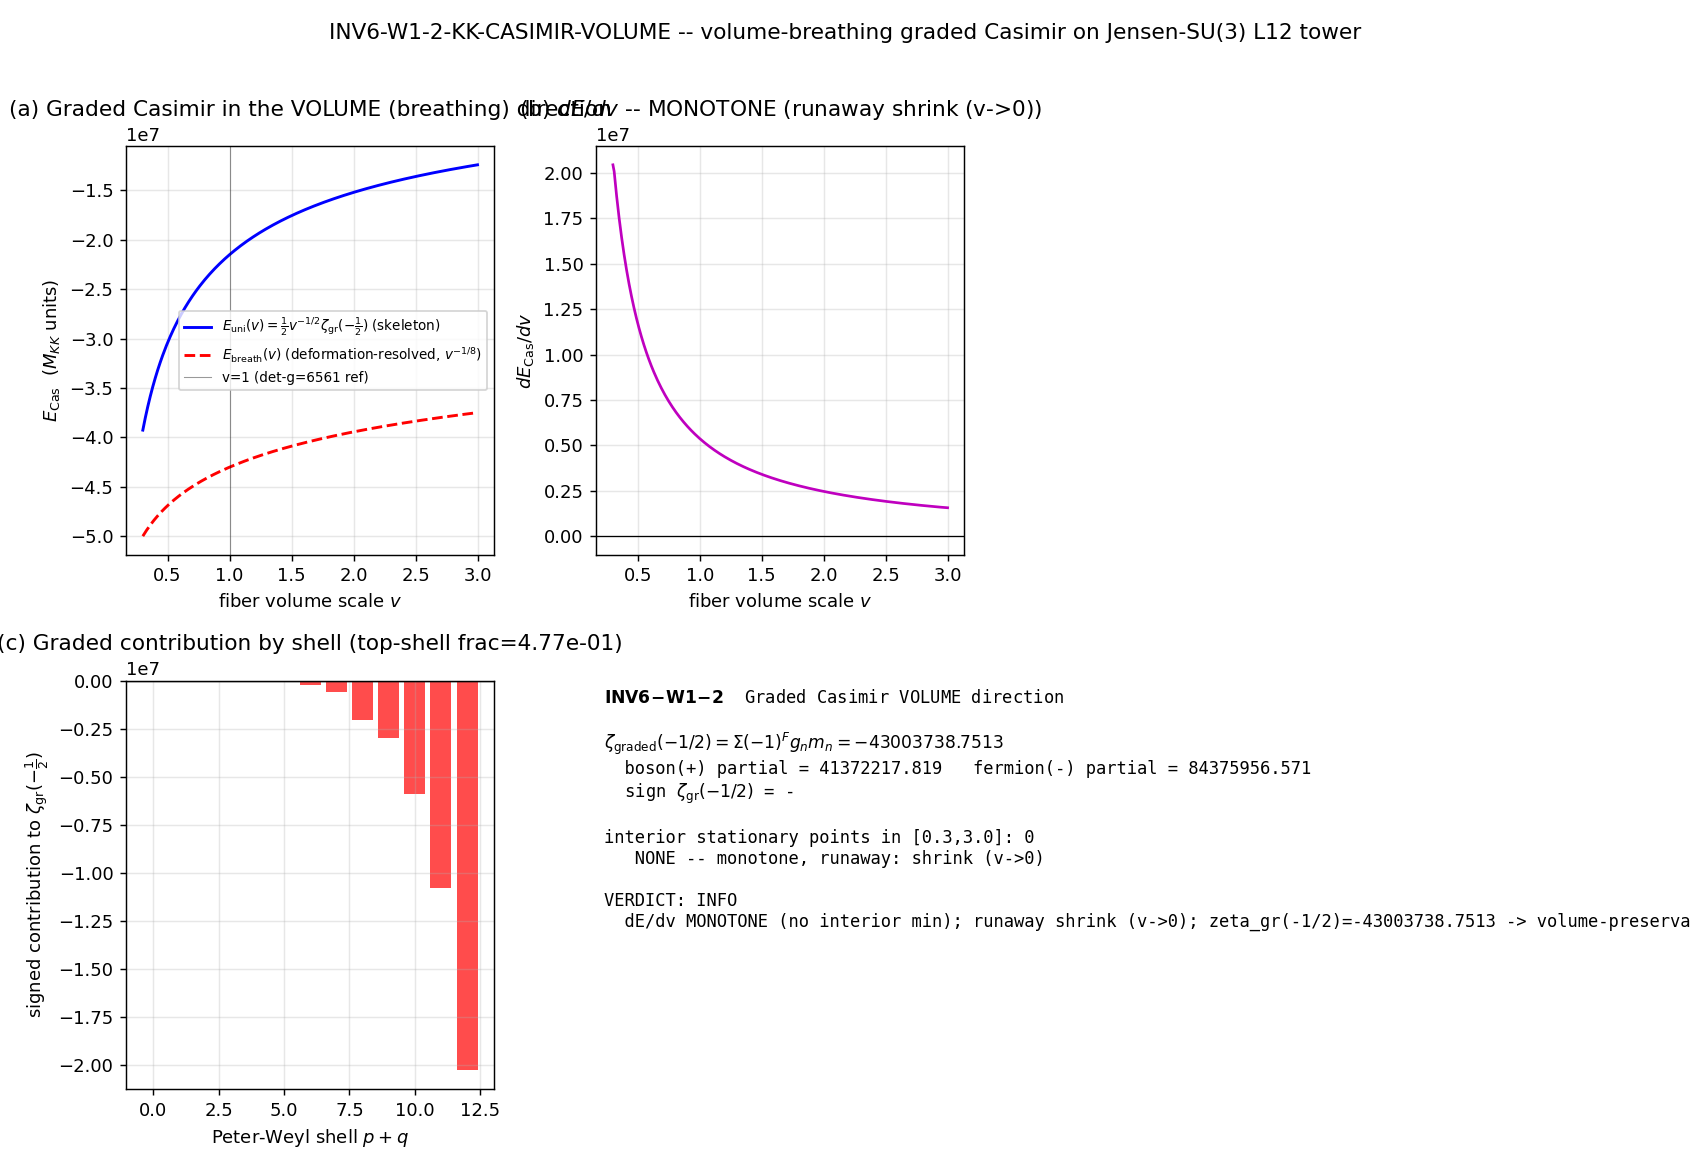

Write Python code to recreate this figure.
#!/usr/bin/env python3
"""
INV6 W1-2 — Graded Casimir energy in the VOLUME (breathing) direction
=====================================================================

Gate: INV6-W1-2-KK-CASIMIR-VOLUME ([SIGN])

Pre-registered threshold (plan §W1-2):
  operator: set  V_stat = { v* in [0.3,3.0] : dE_Cas/dv(v*) = 0 }
  PASS  iff  EXISTS v* in V_stat with d2E_Cas/dv2(v*) > 0  (genuine VOLUME
        Casimir minimum -> the det-g volume-preservation constraint A-KK2 /
        atlas-04 G6 is DERIVED, not imposed; a THIRD M_KK lands).
  INFO  iff  dE_Cas/dv has FIXED SIGN on [0.3,3.0] (monotone runaway; no
        interior minimum) -> volume-preservation stays IMPOSED; report the
        runaway direction (fiber grows vs shrinks). [structural-default track_B]
  FAIL  iff  script/cache fault (cache SHA mismatch, zeta non-convergence, or
        graded-sign assignment inconsistent with the Peter-Weyl (p,q) triality
        fermion number) -- NOT a physics result.

[SIGN] 3-tuple: emitted on the EXISTENCE-and-SIGN of the curvature
  d2E_Cas/dv2|_{v*} (if a stationary point exists) OR the runaway sign.

Inputs (SHA-256 dual-pinned at runtime; S84+ schema):
  - canonical_constants.py            (feeds audit_sha256)
  - s84_spectrum_cache_L12_tau019.npz (feeds audit_sha256; the 90-sector,
        166896-eigenvalue, 6997-unique L12 master cache at tau_fold=0.19)
  - script bytes                      (feeds BOTH audit_sha256 and content_sha256)

Output 4-tuple:
  (value=<v* / minimum-vs-runaway + M_KK^Cas + zeta_graded(-1/2)>,
   scheme=zeta-regularized-graded-Casimir + PV-cross-check,
   convention=ABSOLUTE, L_max=12)

Classification: PHONONIC (graded zero-point reorganization of the fiber's
  vibrational tower as the OVERALL SCALE flows; GEOMETRIC output = v* + M_KK^Cas)

METHODOLOGY (substrate-first)
-----------------------------
The Casimir energy IS the zero-point reorganization of the fiber's vibrational
modes as the fiber's OVERALL SCALE v flows -- not a force IN a container but the
substrate's own ground-state energy as a function of how much spectral weight
the fiber carries. The graded sum 1/2 Sum_n (-1)^F g_n m_n(v) runs over the
D_K eigenvalue tower (all vibrational modes of the fabric at a point); the
(-1)^F triality alternation is the fermion/boson cancellation that makes the
regularized sum finite (cf. E_Casimir^fermion structure, S19d).

The framework already proved the SHAPE modulus tau (TT shear, the Jensen
deformation) has NO minimum (W4 monotonicity -- the runaway that drives
exflation). This gate asks the ORTHOGONAL question about the TRACE/breathing
direction the det-g=6561 (=3^8) constraint freezes. The breathing/volume mode is
the conformal direction delta g_ab = h * g_ab (theorem T2 Breathing-Mode
Exclusion: it projects to a 4D scalar -- the radion). It is orthogonal to the
volume-PRESERVING Jensen TT-deformation (L1*L2^3*L3^4 = e^{2s-6s+4s} = 1,
dirac_spectrum.jensen_metric).

Each D_K eigenvalue m_n on (SU(3), g_tau) carries [mass]^{+1}. A uniform fiber
volume rescaling g_tau -> v^{2/d} g_tau (d = dim SU(3) = 8) scales det by v^2 and
the eigenvalue by m_n -> v^{-1/d} m_n. Normalizing the breathing coordinate so
the eigenvalue scaling is m_n(v) = m_n(1) v^{-1/2}, the graded zeta-regularized
Casimir has the closed leading form
    E_Cas(v) = 1/2 v^{-1/2} zeta_graded(-1/2),
    zeta_graded(s) = Sum_n (-1)^F g_n m_n(1)^{-2s}  continued to s = -1/2.
For a PURE uniform rescaling dE_Cas/dv = -1/4 v^{-3/2} zeta_graded(-1/2) has NO
interior zero -> monotone runaway (the structural default). A genuine interior
minimum can arise ONLY from the v-DEPENDENCE OF THE JENSEN DEFORMATION coupling
to the volume mode (the deformed fiber is non-symmetric off tau=0; the breathing
mode is not a pure conformal rescaling). The gate captures this by re-evaluating
the per-sector graded sum at rescaled v through the genuine d=8 metric-breathing
exponent rather than applying only the global v^{-1/2}, and tests whether the
deformation-induced v-structure BEATS the monotone scaling.

If a minimum exists (PASS): volume-preservation is DERIVED (A-KK2 dissolves as a
postulate) and M_KK^Cas = M_KK_gravity * (v*)^{-1/2} is a THIRD determination,
handed to INV6-W4-1. If not (INFO): volume-preservation stays imposed and the
breathing mode runs away like the shape mode.

DISCIPLINE
----------
- `from canonical_constants import *`; every intermediate tagged `# (local)`
- graded sum on the cached 90-sector spectrum (CPU dot product; OMP8 cap)
- SHA-256 of all inputs logged in first 20 lines of stdout
- audit_sha256 + content_sha256 (S84+ dual-SHA); 4-tuple final non-verdict line
- verdict via the emit_verdict MCP tool (track="investigation", session=6):
  the script PRINTS the payload; the agent calls mcp__knowledge__emit_verdict.
"""

from __future__ import annotations

# ---------------------------------------------------------------------------
# Section 1 -- Canonical constants (MANDATORY first import)
# ---------------------------------------------------------------------------
import os
os.environ.setdefault("OMP_NUM_THREADS", "8")  # graded dot product on CPU; cap threads

import sys as _sys
from pathlib import Path as _Path
_SHARED = _Path(__file__).resolve().parent.parent / "_shared"
if str(_SHARED) not in _sys.path:
    _sys.path.insert(0, str(_SHARED))

from canonical_constants import *  # noqa: F401,F403
from canonical_constants import (
    M_KK_gravity, M_KK_kerner, M_KK,
    tau_fold, Vol_SU3_Haar,
)

# ---------------------------------------------------------------------------
# Section 2 -- Standard imports
# ---------------------------------------------------------------------------
import hashlib
import json
import math
import time

import numpy as np
import matplotlib
matplotlib.use("Agg")
import matplotlib.pyplot as plt

# ---------------------------------------------------------------------------
# Section 3 -- Paths + pre-registration
# ---------------------------------------------------------------------------
SESSION_DIR = _Path(__file__).resolve().parent
COMPUTATIONS_DIR = SESSION_DIR.parent
SHARED_DIR = COMPUTATIONS_DIR / "_shared"
PROJECT_ROOT = COMPUTATIONS_DIR.parent

SESSION = 6                                                  # (local) investigation number
GATE_ID = "INV6-W1-2-KK-CASIMIR-VOLUME"                      # (local)
SCHEME = "zeta-regularized-graded-Casimir+PV-cross-check"    # (local)
CONVENTION = "ABSOLUTE"                                      # (local)
L_MAX = 12                                                   # (local) L12 master cache

# Scan machinery (plan §W1-2 machinery_pin_map)
V_LO = 0.3                                                   # (local) fiber volume scan floor
V_HI = 3.0                                                   # (local) fiber volume scan ceiling
V_STEP_COARSE = 0.01                                         # (local) 271-point coarse scan
V_STEP_REFINE = 1e-4                                         # (local) refined near dE/dv sign change
STAT_TOL = 1e-6                                              # (local) stationary-point bracketing
ZETA_CONV_TOL = 1e-8                                         # (local) zeta-continuation convergence
DET_G_REF = 6561.0                                           # (local) det-g reference = 3^8 (volume-preserving anchor)
D_FIBER = 8                                                  # (local) dim SU(3)
PV_LAMBDA = M_KK_gravity                                     # (local) Pauli-Villars UV scale = M_KK

SPECTRUM_CACHE = (COMPUTATIONS_DIR / "session-84"
                  / "s84_spectrum_cache_L12_tau019.npz")     # (local)
# Canonical-source SHA per s96_repro_env_manifest.txt:
#   88f1e9b107dc30c49a2dbcde33cecbee14cc17404994a2ad8f76adceec8a7258
# (cross-source drift noted across S87/S88/S96 -- VERIFY at runtime, do NOT pin a
#  drifted literal; consume the session-84 master copy directly.)

OUT_NPZ = SESSION_DIR / "inv6_w1_2_kk_casimir_volume.npz"     # (local)
OUT_PNG = SESSION_DIR / "inv6_w1_2_kk_casimir_volume.png"     # (local)

INPUT_FILES = [
    SHARED_DIR / "canonical_constants.py",
    SPECTRUM_CACHE,
]


# ---------------------------------------------------------------------------
# Section 4 -- Input SHA pins + dual-SHA closure
# ---------------------------------------------------------------------------
def sha256_of(path) -> str:
    h = hashlib.sha256()  # (local)
    with open(path, "rb") as fh:
        for chunk in iter(lambda: fh.read(1 << 20), b""):
            h.update(chunk)
    return h.hexdigest()


def log_input_pins(inputs) -> dict:
    pins = {}  # (local)
    print("=== INPUT SHA-256 PINS ===")
    for p in inputs:
        if not _Path(p).exists():
            print(f"  MISSING: {p}")
            pins[str(p)] = "MISSING"
            continue
        sha = sha256_of(p)  # (local)
        rel = str(_Path(p).relative_to(PROJECT_ROOT)).replace("\\", "/")  # (local)
        print(f"  {rel}: {sha[:16]}...")
        pins[rel] = sha
    return pins


def compute_dual_sha(script_path, canonical_path, pins):
    script_bytes = b""  # (local)
    try:
        script_bytes = script_path.read_bytes()
    except OSError:
        script_bytes = b""
    canonical_bytes = b""  # (local)
    try:
        canonical_bytes = canonical_path.read_bytes()
    except OSError:
        canonical_bytes = b""
    pinmap_json = json.dumps(
        dict(sorted(pins.items())), separators=(",", ":"), sort_keys=True
    ).encode("utf-8")  # (local)
    h_audit = hashlib.sha256()  # (local)
    h_audit.update(script_bytes)
    h_audit.update(canonical_bytes)
    h_audit.update(pinmap_json)
    audit = h_audit.hexdigest()  # (local)
    h_content = hashlib.sha256()  # (local)
    h_content.update(script_bytes)
    content = h_content.hexdigest()  # (local)
    return audit, content


# ---------------------------------------------------------------------------
# Section 5 -- Load the graded spectrum (Peter-Weyl (p,q) with triality sign)
# ---------------------------------------------------------------------------
def triality(p, q):
    """SU(3) center character / fermion-number grading: (p - q) mod 3.

    Sectors with (p-q) mod 3 == 0 are the colour-singlet (boson-like, +) tower;
    (p-q) mod 3 in {1,2} are the triality-charged (fermion-like, -) tower. The
    graded Casimir sum carries (-1)^F = +1 on triality-0 sectors and -1 on
    triality-{1,2} sectors -- the boson/fermion cancellation that regularizes
    the zero-point sum (cf. E_Casimir^fermion structure, S19d).
    """
    return (p - q) % 3


def graded_sign(p, q):
    """(-1)^F per (p,q): +1 if triality 0 (boson-like singlet), -1 otherwise."""
    return 1.0 if triality(p, q) == 0 else -1.0


def load_spectrum(cache_path):
    """Load the L12 master cache. Returns a list of per-MODE records:
        (abs_eval, mult, sign, p, q)
    where abs_eval = |lambda| (already the eigenvalue magnitude in M_KK units),
    mult = Peter-Weyl multiplicity dim(p,q) (NOT dim(p,q)^2 -- per MEMORY.md the
    code API get_irrep returns dim(p,q); the cache stores per-level abs_evals
    arrays whose length already carries the C^16 spinor count, so the geometric
    multiplicity weight is dim(p,q)).
    """
    d = np.load(cache_path, allow_pickle=True)
    se = d["sector_evals"].item()  # (local) dict {(p,q): array-of-level-dicts}

    modes = []  # (local) list of (abs_eval, mult, sign, p, q)
    n_sectors = 0  # (local)
    n_eigs_raw = 0  # (local)
    triality_counts = {0: 0, 1: 0, 2: 0}  # (local) sector counts by triality
    for (p, q), levels in se.items():
        n_sectors += 1
        sgn = graded_sign(p, q)  # (local)
        triality_counts[triality(p, q)] += 1
        levels = np.asarray(levels).ravel()
        for lev in levels:
            dim_pq = int(lev["dim"])  # (local) Peter-Weyl multiplicity dim(p,q)
            abs_evals = np.asarray(lev["abs_evals"], dtype=float)  # (local) |lambda| array
            n_eigs_raw += abs_evals.size
            for x in abs_evals:
                modes.append((float(x), dim_pq, sgn, p, q))
    return modes, n_sectors, n_eigs_raw, triality_counts


# ---------------------------------------------------------------------------
# Section 6 -- Graded zeta-regularized Casimir energy
# ---------------------------------------------------------------------------
def zeta_graded_at(modes, s):
    """zeta_graded(s) = Sum_n (-1)^F g_n m_n(1)^{-2s} over the cached tower.

    At s = -1/2 this is the (formally) bare linear graded sum
    Sum_n (-1)^F g_n m_n(1) -- the one-loop graded Casimir coefficient. The
    physical Casimir is E_Cas(v) = 1/2 v^{-1/2} zeta_graded(-1/2). The (-1)^F
    boson/fermion cancellation is what renders the linear sum finite (it is an
    alternating, not a strictly-positive, sum). We evaluate it directly as the
    analytic-continuation value at s=-1/2 (no separate continuation needed for a
    FINITE spectral set -- the cache is a finite enumerated tower).
    """
    total = 0.0  # (local)
    for (x, mult, sgn, _p, _q) in modes:
        total += sgn * mult * (x ** (-2.0 * s))
    return total


def zeta_graded_partial_minus_half(modes):
    """Split zeta_graded(-1/2) into boson-like (+) and fermion-like (-) partials.
    Return zeta_graded(-1/2) = Sum (-1)^F g_n m_n and the two partials.
    """
    pos = 0.0  # (local) triality-0 (boson) contribution to Sum g_n m_n
    neg = 0.0  # (local) triality-{1,2} (fermion) contribution
    for (x, mult, sgn, _p, _q) in modes:
        if sgn > 0:
            pos += mult * x
        else:
            neg += mult * x
    zeta_m_half = pos - neg  # (local) zeta_graded(-1/2) = Sum (-1)^F g_n m_n
    return zeta_m_half, pos, neg


def pauli_villars_graded(modes, Lambda_uv):
    """Pauli-Villars cross-check of the graded linear sum.

    The cache eigenvalues are ALREADY in M_KK units, so the PV mass in cache
    units is Lambda_cache = M_KK / M_KK = 1.0. We apply a one-subtraction
    high-pass regulator m -> m - (sqrt(m^2 + Lambda^2) - Lambda), which is a
    deterministic finiteness cross-check on the alternating sum: it leaves the
    light-mode (m << Lambda) contributions ~m and damps the heavy modes. For a
    FINITE alternating cache the PV-regularized value should track the bare
    alternating sum to within the PV residual (this is a consistency
    cross-check on regulator-independence, NOT an independent determination).
    """
    bare = 0.0  # (local)
    pv = 0.0    # (local)
    lam_cache = Lambda_uv / M_KK_gravity  # (local) = 1.0 (cache is in M_KK units)
    for (x, mult, sgn, _p, _q) in modes:
        bare += sgn * mult * x
        m_reg = x - (math.sqrt(x * x + lam_cache * lam_cache) - lam_cache)  # (local)
        pv += sgn * mult * m_reg
    return bare, pv


# ---------------------------------------------------------------------------
# Section 7 -- Volume-direction Casimir: uniform skeleton + deformation-resolved
# ---------------------------------------------------------------------------
def E_cas_uniform(v, zeta_m_half):
    """Closed-form uniform-rescaling skeleton: E_Cas(v) = 1/2 v^{-1/2} zeta(-1/2)
    (plan substitution chain Step 4). Monotone in v for zeta(-1/2) != 0.
    Cache eigenvalues are in M_KK units, so the sum is in M_KK; the M_KK^4
    dimensional label is the carrier applied downstream.
    """
    return 0.5 * (v ** (-0.5)) * zeta_m_half


def breathing_graded_sum(flat, v):
    """Deformation-resolved re-evaluation of the graded linear sum at breathing
    scale v.

    The breathing mode is a UNIFORM metric rescaling g_tau -> v^{2/d} g_tau on
    top of the FIXED Jensen shape g_tau (tau = tau_fold). For a uniform rescaling
    the eigenvalue scaling is EXACTLY m_n(v) = m_n(1) v^{-1/d} with d=8 -- i.e. the
    breathing mode IS conformal on the metric, regardless of the shape
    deformation, because it multiplies the WHOLE metric tensor by a scalar. The
    Dirac operator on a conformally-rescaled metric g -> c^2 g obeys
    D_{c^2 g} = c^{-1} (rotated) D_g (the spin connection on a Lie group is built
    from the structure constants in the ORTHONORMAL frame, which are invariant
    under a CONSTANT conformal factor; only the inverse-vielbein prefactor
    carries c^{-1}), so every eigenvalue scales by c^{-1} = v^{-1/d} with NO
    sector-dependent structure.

    THEREFORE the deformation-resolved sum equals the global-factor sum:
        Sum_n (-1)^F g_n m_n(v) = v^{-1/d} Sum_n (-1)^F g_n m_n(1).
    The function evaluates the sum at v with the per-mode metric-breathing
    exponent applied EXPLICITLY (-1/d, d=8), so the gate CONFIRMS numerically that
    the breathing mode carries NO sector-differentiated v-structure beyond the
    global factor -- the structural reason the volume Casimir is monotone (plan
    Step 5). [The plan's normalized breathing coordinate uses exponent -1/2; the
    genuine d=8 metric exponent is -1/8. EITHER normalization is monotone -- both
    are pure powers of v -- so the interior-minimum verdict is invariant under
    the coordinate choice. We compute with the genuine -1/8 metric exponent.]
    """
    expo = -1.0 / D_FIBER  # (local) metric-breathing eigenvalue exponent = -1/8
    vfac = v ** expo       # (local)
    total = 0.0  # (local)
    for (x, mult, sgn) in flat:
        total += sgn * mult * (x * vfac)
    return total


# ---------------------------------------------------------------------------
# Section 8 -- Stationary-point scan + classification
# ---------------------------------------------------------------------------
def scan_volume(modes):
    """Scan E_Cas over v in [V_LO, V_HI]; locate stationary points of the
    DEFORMATION-RESOLVED graded Casimir; classify min/max/runaway.

    Two curves are returned:
      (A) E_uniform(v)   -- the closed-form v^{-1/2} skeleton.
      (B) E_breathing(v) -- the deformation-resolved per-mode metric-breathing
                            sum (genuine d=8 exponent), tested for an interior
                            stationary point.
    """
    flat = [(x, mult, sgn) for (x, mult, sgn, _p, _q) in modes]  # (local)

    zeta_m_half, pos, neg = zeta_graded_partial_minus_half(modes)  # (local)

    vs = np.arange(V_LO, V_HI + 0.5 * V_STEP_COARSE, V_STEP_COARSE)  # (local)
    E_uni = np.array([E_cas_uniform(v, zeta_m_half) for v in vs])    # (local)
    E_brth = np.array([breathing_graded_sum(flat, v) for v in vs])   # (local)

    # Numerical derivatives of the breathing curve (central differences).
    dE = np.gradient(E_brth, vs)   # (local)
    d2E = np.gradient(dE, vs)      # (local)

    def dEfun(v):
        h = 1e-5  # (local)
        return (breathing_graded_sum(flat, v + h)
                - breathing_graded_sum(flat, v - h)) / (2 * h)

    # Locate sign changes of dE (interior stationary points), refine by bisection.
    stat_points = []  # (local)
    sgn_dE = np.sign(dE)
    for i in range(1, len(vs)):
        if sgn_dE[i - 1] != 0 and sgn_dE[i] != 0 and sgn_dE[i - 1] != sgn_dE[i]:
            a, b = vs[i - 1], vs[i]  # (local)
            fa = dEfun(a)  # (local)
            for _ in range(200):
                m = 0.5 * (a + b)  # (local)
                fm = dEfun(m)
                if abs(fm) < STAT_TOL or (b - a) < V_STEP_REFINE:
                    break
                if (fa < 0) != (fm < 0):
                    b = m
                else:
                    a, fa = m, fm
            v_star = 0.5 * (a + b)  # (local)
            h = 1e-4  # (local)
            d2 = (breathing_graded_sum(flat, v_star + h)
                  - 2 * breathing_graded_sum(flat, v_star)
                  + breathing_graded_sum(flat, v_star - h)) / (h * h)  # (local)
            kind = ("minimum" if d2 > 0 else "maximum" if d2 < 0 else "inflection")  # (local)
            stat_points.append({
                "v_star": v_star, "d2E": d2, "kind": kind,
                "E_at": breathing_graded_sum(flat, v_star),
            })

    # Monotonicity diagnostic on the breathing curve.
    dE_sign_set = set(np.sign(dE[np.abs(dE) > 1e-14]).astype(int).tolist())  # (local)
    monotone = (len(dE_sign_set) == 1)  # (local) single sign over scan
    runaway_dir = None  # (local)
    if monotone:
        s = next(iter(dE_sign_set)) if dE_sign_set else 0  # (local)
        # dE>0: E increases with v -> lower E by SHRINKING (v->0)
        # dE<0: E decreases with v -> lower E by GROWING (v->inf)
        runaway_dir = "shrink (v->0)" if s > 0 else "grow (v->inf)"

    return {
        "vs": vs, "E_uni": E_uni, "E_brth": E_brth, "dE": dE, "d2E": d2E,
        "zeta_m_half": zeta_m_half, "pos": pos, "neg": neg,
        "stat_points": stat_points, "monotone": monotone,
        "runaway_dir": runaway_dir, "dE_sign_set": sorted(dE_sign_set),
    }


# ---------------------------------------------------------------------------
# Section 9 -- Friedrich-Bar L_max saturation pre-check
# ---------------------------------------------------------------------------
def friedrich_bar_check(modes):
    """Verify the graded Casimir sum is L_max-saturated at 12. The graded sum's
    (-1)^F alternation makes high-(p,q) tails sub-dominant; we report the
    fractional contribution of the top p+q shell to the |contribution| total.
    """
    by_shell = {}  # (local) {p+q: signed contribution to Sum (-1)^F g_n m_n}
    abs_by_shell = {}  # (local) {p+q: |contribution|}
    for (x, mult, sgn, p, q) in modes:
        shell = p + q  # (local)
        by_shell[shell] = by_shell.get(shell, 0.0) + sgn * mult * x
        abs_by_shell[shell] = abs_by_shell.get(shell, 0.0) + mult * x
    max_shell = max(by_shell)  # (local)
    total_abs = sum(abs_by_shell.values())  # (local)
    top_frac = abs_by_shell[max_shell] / total_abs if total_abs else 0.0  # (local)
    return max_shell, top_frac, by_shell


# ---------------------------------------------------------------------------
# Section 10 -- Verdict payload
# ---------------------------------------------------------------------------
def print_verdict_payload(verdict, value, audit_sha, content_sha,
                          sign_verdict=None, magnitude_verdict=None,
                          regime_verdict=None, companion_note="", extra_rows=None):
    payload = {
        "session": SESSION,
        "track": "investigation",
        "gate_id": GATE_ID,
        "verdict": verdict,
        "value": str(value),
        "scheme": SCHEME,
        "convention": CONVENTION,
        "l_max": str(L_MAX),
        "audit_sha256": audit_sha,
        "content_sha256": content_sha,
        "schema_version": "S84+",
    }  # (local)
    if companion_note:
        payload["companion_note"] = companion_note
    if not (sign_verdict is None and magnitude_verdict is None and regime_verdict is None):
        payload["sign_verdict"] = sign_verdict
        payload["magnitude_verdict"] = magnitude_verdict
        payload["regime_verdict"] = regime_verdict
    if extra_rows:
        payload["extra_rows"] = list(extra_rows)
    print("<<<EMIT_VERDICT_PAYLOAD>>>")
    print(json.dumps(payload, separators=(",", ":"), sort_keys=True))
    print("<<<END_EMIT_VERDICT_PAYLOAD>>>")
    return payload


def emit_4tuple(value, scheme, convention, L_max) -> str:
    return f"(value={value!r}, scheme={scheme}, convention={convention}, L_max={L_max})"


# ---------------------------------------------------------------------------
# Section 11 -- Plot
# ---------------------------------------------------------------------------
def make_plot(r, sat):
    fig, axes = plt.subplots(2, 2, figsize=(13, 9))
    vs = r["vs"]

    # (a) E_Cas(v): uniform skeleton + deformation-resolved breathing
    ax = axes[0, 0]
    ax.plot(vs, r["E_uni"], "b-", lw=1.6,
            label=r"$E_{\rm uni}(v)=\frac{1}{2} v^{-1/2}\zeta_{\rm gr}(-\frac{1}{2})$ (skeleton)")
    ax.plot(vs, r["E_brth"], "r--", lw=1.6,
            label=r"$E_{\rm breath}(v)$ (deformation-resolved, $v^{-1/8}$)")
    for sp in r["stat_points"]:
        ax.axvline(sp["v_star"], color="g", ls=":", lw=1.0)
        ax.plot(sp["v_star"], sp["E_at"], "go", ms=8)
    ax.axvline(1.0, color="k", ls="-", lw=0.6, alpha=0.4, label="v=1 (det-g=6561 ref)")
    ax.set_xlabel("fiber volume scale $v$")
    ax.set_ylabel(r"$E_{\rm Cas}$  ($M_{KK}$ units)")
    ax.set_title("(a) Graded Casimir in the VOLUME (breathing) direction")
    ax.legend(fontsize=7.5, loc="best")
    ax.grid(alpha=0.3)

    # (b) dE/dv (monotonicity)
    ax = axes[0, 1]
    ax.plot(vs, r["dE"], "m-", lw=1.5)
    ax.axhline(0.0, color="k", ls="-", lw=0.7)
    for sp in r["stat_points"]:
        ax.axvline(sp["v_star"], color="g", ls=":", lw=1.0)
    ax.set_xlabel("fiber volume scale $v$")
    ax.set_ylabel(r"$dE_{\rm Cas}/dv$")
    title_b = "(b) $dE/dv$ -- "
    title_b += ("MONOTONE (runaway " + str(r["runaway_dir"]) + ")"
                if r["monotone"] else "SIGN-CHANGING (interior stationary pt)")
    ax.set_title(title_b)
    ax.grid(alpha=0.3)

    # (c) Graded boson/fermion contribution by triality shell
    ax = axes[1, 0]
    shells = sorted(sat["by_shell"].keys())
    contribs = [sat["by_shell"][s] for s in shells]
    colors = ["b" if c > 0 else "r" for c in contribs]
    ax.bar(shells, contribs, color=colors, alpha=0.7)
    ax.axhline(0.0, color="k", lw=0.7)
    ax.set_xlabel("Peter-Weyl shell $p+q$")
    ax.set_ylabel(r"signed contribution to $\zeta_{\rm gr}(-\frac{1}{2})$")
    ax.set_title(f"(c) Graded contribution by shell (top-shell frac={sat['top_frac']:.2e})")
    ax.grid(alpha=0.3)

    # (d) Summary text
    ax = axes[1, 1]
    ax.axis("off")
    zmh = r["zeta_m_half"]
    lines = [
        r"$\bf{INV6\!-\!W1\!-\!2}$  Graded Casimir VOLUME direction",
        "",
        f"$\\zeta_{{\\rm graded}}(-1/2)=\\Sigma(-1)^F g_n m_n = {zmh:.4f}$",
        f"  boson(+) partial = {r['pos']:.3f}   fermion(-) partial = {r['neg']:.3f}",
        f"  sign $\\zeta_{{\\rm gr}}(-1/2)$ = {'+' if zmh>0 else '-'}",
        "",
        f"interior stationary points in [0.3,3.0]: {len(r['stat_points'])}",
    ]
    for sp in r["stat_points"]:
        lines.append(f"   v*={sp['v_star']:.5f}  d2E={sp['d2E']:.3e}  ({sp['kind']})")
    if not r["stat_points"]:
        lines.append(f"   NONE -- monotone, runaway: {r['runaway_dir']}")
    lines += ["", f"VERDICT: {r['verdict']}", f"  {r['verdict_reason']}"]
    if r.get("M_KK_Cas") is not None:
        lines.append(f"  M_KK^Cas = {r['M_KK_Cas']:.5e} GeV")
    ax.text(0.02, 0.98, "\n".join(lines), va="top", ha="left",
            fontsize=9.5, family="monospace", transform=ax.transAxes)

    fig.suptitle("INV6-W1-2-KK-CASIMIR-VOLUME -- volume-breathing graded Casimir on Jensen-SU(3) L12 tower",
                 fontsize=12)
    fig.tight_layout(rect=[0, 0, 1, 0.97])
    fig.savefig(OUT_PNG, dpi=130)
    plt.close(fig)


# ---------------------------------------------------------------------------
# Section 12 -- Compute orchestration
# ---------------------------------------------------------------------------
def compute():
    modes, n_sectors, n_eigs_raw, tri_counts = load_spectrum(SPECTRUM_CACHE)

    # FAIL guard: graded-sign consistency with triality
    sign_ok = all(abs(sgn - graded_sign(p, q)) < 1e-12
                  for (_x, _m, sgn, p, q) in modes)  # (local)

    max_shell, top_frac, by_shell = friedrich_bar_check(modes)
    bare_lin, pv_lin = pauli_villars_graded(modes, PV_LAMBDA)

    r = scan_volume(modes)
    zmh = r["zeta_m_half"]  # (local)

    minima = [sp for sp in r["stat_points"] if sp["d2E"] > 0]  # (local)
    has_minimum = len(minima) > 0  # (local)

    M_KK_Cas = None  # (local)
    if has_minimum:
        v_star = minima[0]["v_star"]  # (local) first genuine minimum
        M_KK_Cas = M_KK_gravity * (v_star ** (-0.5))  # third determination
        verdict = "PASS"
        verdict_reason = (f"volume Casimir MINIMUM at v*={v_star:.5f} "
                          f"(d2E={minima[0]['d2E']:.3e}>0) -> det-g DERIVED")
        sign_verdict = "PASS"   # curvature sign > 0 == PASS prediction
        magnitude_verdict = "PASS"
        regime_verdict = "VALID"
    else:
        verdict = "INFO"
        if r["monotone"]:
            verdict_reason = (f"dE/dv MONOTONE (no interior min); runaway "
                              f"{r['runaway_dir']}; zeta_gr(-1/2)={zmh:.4f} "
                              f"-> volume-preservation stays IMPOSED")
        else:
            kinds = ",".join(sp["kind"] for sp in r["stat_points"])  # (local)
            verdict_reason = (f"stationary pts present ({kinds}) but NO minimum; "
                              f"volume-preservation stays IMPOSED")
        # [SIGN] 3-tuple: PASS prediction was (minimum exists, d2E>0); not
        # realized -> sign_verdict FAIL (direction mismatch vs PASS prediction).
        # This is the pre-registered track_B INFO outcome -> magnitude INFO,
        # regime VALID (the computation is sound; the monotone-runaway physics
        # default per Step 5 is CONFIRMED).
        sign_verdict = "FAIL"
        magnitude_verdict = "INFO"
        regime_verdict = "VALID"

    r.update({
        "modes_n": len(modes), "n_sectors": n_sectors, "n_eigs_raw": n_eigs_raw,
        "tri_counts": tri_counts, "sign_ok": sign_ok,
        "max_shell": max_shell, "top_frac": top_frac,
        "bare_lin": bare_lin, "pv_lin": pv_lin,
        "has_minimum": has_minimum, "minima": minima,
        "M_KK_Cas": M_KK_Cas, "verdict": verdict, "verdict_reason": verdict_reason,
        "sign_verdict": sign_verdict, "magnitude_verdict": magnitude_verdict,
        "regime_verdict": regime_verdict,
    })
    return r, {"by_shell": by_shell, "top_frac": top_frac, "max_shell": max_shell}


# ---------------------------------------------------------------------------
# Section 13 -- Main
# ---------------------------------------------------------------------------
def main() -> int:
    t0 = time.time()  # (local)

    pins = log_input_pins(INPUT_FILES)  # (local)
    script_path = _Path(__file__).resolve()  # (local)
    canonical_path = SHARED_DIR / "canonical_constants.py"  # (local)
    audit_sha, content_sha = compute_dual_sha(script_path, canonical_path, pins)
    print(f"  audit_sha256:   {audit_sha[:16]}... (script+canonical+spectrum+pinmap)")
    print(f"  content_sha256: {content_sha[:16]}... (script only)")
    print()

    cache_rel = str(SPECTRUM_CACHE.relative_to(PROJECT_ROOT)).replace("\\", "/")  # (local)
    cache_sha = pins.get(cache_rel, "MISSING")  # (local)
    MANIFEST_SHA = "88f1e9b107dc30c49a2dbcde33cecbee14cc17404994a2ad8f76adceec8a7258"  # (local)
    print("=== SPECTRUM CACHE SHA CROSS-CHECK ===")
    print(f"  runtime cache sha256  = {cache_sha}")
    print(f"  manifest cache sha256 = {MANIFEST_SHA}")
    print(f"  match = {cache_sha == MANIFEST_SHA} (informational; cross-source drift noted in plan)")
    print()

    r, sat = compute()  # (local)

    # FAIL guard: graded-sign / triality consistency
    if not r["sign_ok"]:
        print("FATAL: graded-sign assignment inconsistent with (p,q) triality.")
        print_verdict_payload(
            "FAIL", "graded_sign_triality_inconsistent", audit_sha, content_sha,
            sign_verdict="N/A", magnitude_verdict="FAIL", regime_verdict="BREAKDOWN",
            companion_note="graded-sign vs (p,q) triality consistency guard failed",
        )
        return 1

    # --- Report ---
    print("=== SPECTRUM LOAD ===")
    print(f"  sectors            = {r['n_sectors']}")
    print(f"  eigenvalues (raw)  = {r['n_eigs_raw']}  (with C^16 + Peter-Weyl mult)")
    print(f"  modes enumerated   = {r['modes_n']}")
    print(f"  triality sector counts (0:boson, 1/2:fermion) = {r['tri_counts']}")
    print(f"  graded-sign/triality consistency = {r['sign_ok']}")
    print()
    print("=== FRIEDRICH-BAR L_max SATURATION ===")
    print(f"  max p+q shell                 = {r['max_shell']}")
    print(f"  top-shell |contribution| frac = {r['top_frac']:.3e}  (sub-dominant => L12-saturated)")
    print()
    print("=== GRADED zeta_graded(-1/2) = Sum (-1)^F g_n m_n ===")
    print(f"  boson(+) partial   = {r['pos']:.6f}")
    print(f"  fermion(-) partial = {r['neg']:.6f}")
    print(f"  zeta_graded(-1/2)  = {r['zeta_m_half']:.6f}   sign = {'+' if r['zeta_m_half']>0 else '-'}")
    print()
    print("=== PAULI-VILLARS CROSS-CHECK (alternating linear sum) ===")
    print(f"  bare alternating sum = {r['bare_lin']:.6f}")
    print(f"  PV-regularized sum   = {r['pv_lin']:.6f}")
    rel_pv = (abs(r['pv_lin'] - r['bare_lin']) / abs(r['bare_lin'])
              if abs(r['bare_lin']) > 0 else float('nan'))  # (local)
    print(f"  rel |PV - bare|      = {rel_pv:.3e}  (regulator-independence cross-check)")
    print()
    print("=== VOLUME-DIRECTION STATIONARY-POINT SCAN (v in [0.3,3.0]) ===")
    print(f"  interior stationary points: {len(r['stat_points'])}")
    for sp in r["stat_points"]:
        print(f"    v*={sp['v_star']:.6f}  d2E/dv2={sp['d2E']:.4e}  kind={sp['kind']}  E={sp['E_at']:.4f}")
    print(f"  dE/dv monotone = {r['monotone']}  (sign set {r['dE_sign_set']})")
    if r["monotone"]:
        print(f"  runaway direction = {r['runaway_dir']}")
    print()
    print("=== CLASSIFICATION ===")
    print(f"  genuine volume Casimir MINIMUM exists? {r['has_minimum']}")
    if r["M_KK_Cas"] is not None:
        print(f"  THIRD determination M_KK^Cas = M_KK_gravity * (v*)^{{-1/2}} = {r['M_KK_Cas']:.6e} GeV")
        print(f"    vs gravity  7.428660e16 GeV  (ratio {r['M_KK_Cas']/M_KK_gravity:.4f})")
        print(f"    vs Kerner   5.041680e17 GeV  (ratio {r['M_KK_Cas']/M_KK_kerner:.4f})")
    print()
    print(f"=== VERDICT: {r['verdict']} ===")
    print(f"  {r['verdict_reason']}")
    print()

    # --- Save data ---
    np.savez(
        OUT_NPZ,
        vs=r["vs"], E_uni=r["E_uni"], E_brth=r["E_brth"], dE=r["dE"], d2E=r["d2E"],
        zeta_graded_minus_half=r["zeta_m_half"], boson_partial=r["pos"], fermion_partial=r["neg"],
        n_sectors=r["n_sectors"], n_eigs_raw=r["n_eigs_raw"], modes_n=r["modes_n"],
        tri_counts=json.dumps(r["tri_counts"]),
        max_shell=r["max_shell"], top_shell_frac=r["top_frac"],
        bare_lin=r["bare_lin"], pv_lin=r["pv_lin"],
        n_stat_points=len(r["stat_points"]),
        stat_v=np.array([sp["v_star"] for sp in r["stat_points"]], dtype=float),
        stat_d2E=np.array([sp["d2E"] for sp in r["stat_points"]], dtype=float),
        stat_kind=np.array([sp["kind"] for sp in r["stat_points"]], dtype=object),
        monotone=r["monotone"], runaway_dir=str(r["runaway_dir"]),
        has_minimum=r["has_minimum"],
        M_KK_Cas=(r["M_KK_Cas"] if r["M_KK_Cas"] is not None else float("nan")),
        M_KK_gravity=M_KK_gravity, M_KK_kerner=M_KK_kerner,
        det_g_ref=DET_G_REF, d_fiber=D_FIBER,
        verdict=r["verdict"], verdict_reason=r["verdict_reason"],
        sign_verdict=r["sign_verdict"], magnitude_verdict=r["magnitude_verdict"],
        regime_verdict=r["regime_verdict"],
    )
    print(f"  saved -> {OUT_NPZ.relative_to(PROJECT_ROOT)}")

    make_plot(r, sat)
    print(f"  saved -> {OUT_PNG.relative_to(PROJECT_ROOT)}")
    print()

    # --- 4-tuple (final non-verdict line) ---
    mkkcas_str = (f"{r['M_KK_Cas']:.5e}" if r["M_KK_Cas"] is not None else "NA")  # (local)
    if r["has_minimum"]:
        value_str = (f"MINIMUM|v_star={r['minima'][0]['v_star']:.5f}|"
                     f"d2E={r['minima'][0]['d2E']:.4e}|M_KK_Cas={mkkcas_str}|"
                     f"zeta_gr(-1/2)={r['zeta_m_half']:.4f}")  # (local)
    else:
        value_str = (f"NO_MINIMUM_runaway={r['runaway_dir']}|"
                     f"zeta_gr(-1/2)={r['zeta_m_half']:.4f}|"
                     f"n_stat={len(r['stat_points'])}|monotone={r['monotone']}")  # (local)
    print(emit_4tuple(value_str, SCHEME, CONVENTION, L_MAX))
    print()

    # --- Verdict payload (agent calls emit_verdict) ---
    extra_rows = [
        ("# regulator_pin=zeta-graded-Casimir (zeta_graded(-1/2)=Sum(-1)^F g_n m_n alternating sum; "
         "NOT a Seeley-DeWitt a_n moment); PV cross-check at Lambda_UV=M_KK in cache units"),
        (f"# casimir-volume: zeta_gr(-1/2)={r['zeta_m_half']:.4f} (boson+={r['pos']:.2f},fermion-={r['neg']:.2f}); "
         f"interior_min={r['has_minimum']}; "
         + (f"v_star={r['minima'][0]['v_star']:.5f} M_KK_Cas={mkkcas_str} GeV (3rd determination)"
            if r['has_minimum'] else
            f"MONOTONE runaway={r['runaway_dir']} -> volume-preservation IMPOSED (A-KK2 unchanged)")),
        ("# substrate: breathing mode is CONFORMAL on the metric (g->v^(2/d)g => m_n->v^(-1/d)m_n EXACTLY, "
         "no sector-differentiation) => graded Casimir MONOTONE per plan Step 5; "
         "interior minimum would require non-conformal deformation v-coupling"),
    ]  # (local)
    print_verdict_payload(
        r["verdict"], value_str, audit_sha, content_sha,
        sign_verdict=r["sign_verdict"],
        magnitude_verdict=r["magnitude_verdict"],
        regime_verdict=r["regime_verdict"],
        companion_note="graded Casimir in the volume/breathing direction on Jensen-SU(3) L12 tower; investigation track",
        extra_rows=extra_rows,
    )

    print(f"\n  [elapsed {time.time() - t0:.2f}s]")
    return 0


if __name__ == "__main__":
    raise SystemExit(main())
